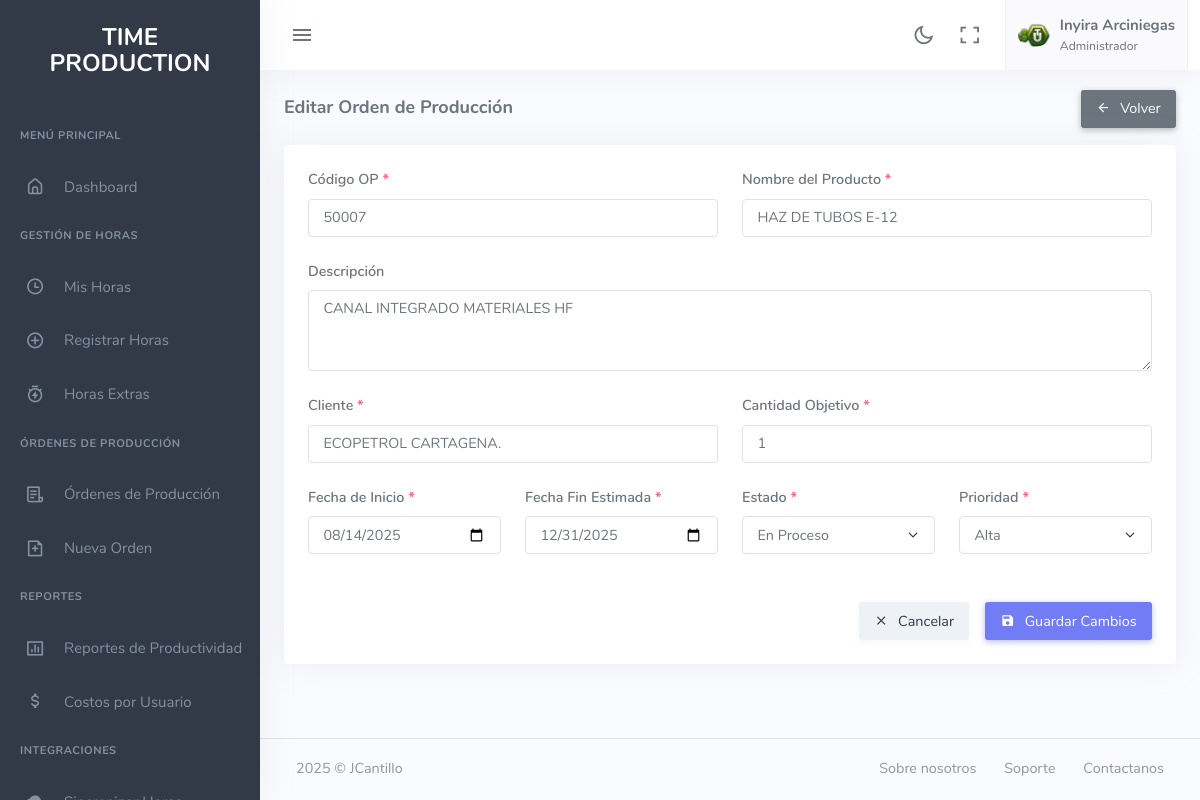
The app's page /update-orden-produccion.php?id=2 (signed in) with its own data.
### tables this page shows
CREATE TABLE IF NOT EXISTS ordenes_produccion (
    id INT PRIMARY KEY AUTO_INCREMENT,
    codigo_op VARCHAR(50) NOT NULL UNIQUE,
    nombre_producto VARCHAR(150) NOT NULL,
    descripcion TEXT,
    cliente VARCHAR(100),
    cantidad_objetivo INT DEFAULT 0,
    unidad_medida VARCHAR(20) DEFAULT 'unidades',
    fecha_inicio DATE NOT NULL,
    fecha_fin_estimada DATE,
    fecha_fin_real DATE NULL,
    estado ENUM('activa', 'en_proceso', 'completada', 'cancelada') DEFAULT 'activa',
    prioridad ENUM('baja', 'media', 'alta', 'urgente') DEFAULT 'media',
    created_at TIMESTAMP DEFAULT CURRENT_TIMESTAMP,
    updated_at TIMESTAMP DEFAULT CURRENT_TIMESTAMP ON UPDATE CURRENT_TIMESTAMP,
    INDEX idx_codigo (codigo_op),
    INDEX idx_estado (estado),
    INDEX idx_fecha_inicio (fecha_inicio)
);

### includes/conn-db.php (called while the page is built, shortened)
<?php
if (!class_exists('Database')) {
    class Database {
        protected $conn_db;
        public function __construct() {
            try {
                $this->conn_db = new PDO(DB_DSN, DB_USER, DB_PASS, DB_OPTIONS);
                $this->conn_db->setAttribute(PDO::ATTR_STRINGIFY_FETCHES, false);
                return $this->conn_db;
            } catch(PDOException $e) {
                error_log("Error de conexión DB: " . $e->getMessage());
                if (defined('APP_ENV') && APP_ENV === 'development') {
                    die("Error al conectar a la DB: " . $e->getMessage());
                } else {
                    die("Error al conectar con la base de datos");
                }
            }
        }
        public function getConnection() {
            return $this->conn_db;
        }
    }
}

### includes/Class-ordenes-produccion.php (called while the page is built, shortened)
<?php
require_once 'conn-db.php';
class OrdenProduccion {
    private $conn;
    private $table_name = "ordenes_produccion";
    public function __construct() {
        $database = new Database();
        $this->conn = $database->getConnection();
    }
    public function obtenerOrdenPorId($id) {
        $query = "SELECT op.*,
                         COUNT(DISTINCT rh.id) as total_registros,
                         COUNT(DISTINCT rh.usuario_id) as total_usuarios,
                         COALESCE(SUM(rh.horas_trabajadas), 0) as horas_trabajadas
                  FROM " . $this->table_name . " op
                  LEFT JOIN registros_horas rh ON op.id = rh.orden_produccion_id AND rh.estado = 'registrado'
                  WHERE op.id = ?
                  GROUP BY op.id
                  LIMIT 1";
        $stmt = $this->conn->prepare($query);
        $stmt->bindParam(1, $id);
        $stmt->execute();
        return $stmt->fetch(PDO::FETCH_ASSOC);
    }
}
?>

### update-orden-produccion.php (the view, shortened to what this page needs)
<?php
require_once 'includes/Class-ordenes-produccion.php';
$id_orden = $_GET['id'] ?? null;
$OrdenProduccion_class = new OrdenProduccion();
$orden = $OrdenProduccion_class->obtenerOrdenPorId($id_orden);
?>
<!DOCTYPE html>
<html lang="es">
<head>
    <link href="assets/css/app-saas.min.css" rel="stylesheet" type="text/css" id="app-style" />
    <link href="assets/css/icons.min.css" rel="stylesheet" type="text/css" />
</head>
<body>
    <div class="wrapper">
        <?php include("includes/header.php"); ?>
        <?php include("includes/sidebar.php"); ?>
        <div class="content-page">
            <div class="content">
                <div class="container-fluid">
                    <div class="row">
                        <div class="col-12">
                            <div class="page-title-box">
                                <div class="page-title-right">
                                    <a href="ordenes-produccion.php" class="btn btn-secondary">
                                        <i class="mdi mdi-arrow-left me-1"></i> Volver
                                    </a>
                                </div>
                                <h4 class="page-title">Editar Orden de Producción</h4>
                            </div>
                        </div>
                    </div>
                    <div class="row">
                        <div class="col-lg-12">
                            <div class="card">
                                <div class="card-body">
                                    <form method="POST" action="action/update-orden-produccion.php" id="form-orden">
                                        <div class="row">
                                            <div class="col-md-6 mb-3">
                                                <label for="codigo_op" class="form-label">Código OP <span class="text-danger">*</span></label>
                                                <input type="text" class="form-control" id="codigo_op" name="codigo_op"
                                                       value="<?php echo htmlspecialchars($orden['codigo_op']); ?>" required>
                                            </div>
                                            <div class="col-md-6 mb-3">
                                                <label for="nombre_producto" class="form-label">Nombre del Producto <span class="text-danger">*</span></label>
                                                <input type="text" class="form-control" id="nombre_producto" name="nombre_producto"
                                                       value="<?php echo htmlspecialchars($orden['nombre_producto']); ?>" required>
                                            </div>
                                        </div>
                                        <div class="mb-3">
                                            <label for="descripcion" class="form-label">Descripción</label>
                                            <textarea class="form-control" id="descripcion" name="descripcion" rows="3"><?php echo htmlspecialchars($orden['descripcion']); ?></textarea>
                                        </div>
                                        <div class="row">
                                            <div class="col-md-6 mb-3">
                                                <label for="cliente" class="form-label">Cliente <span class="text-danger">*</span></label>
                                                <input type="text" class="form-control" id="cliente" name="cliente"
                                                       value="<?php echo htmlspecialchars($orden['cliente']); ?>" required>
                                            </div>
                                            <div class="col-md-6 mb-3">
                                                <label for="cantidad_objetivo" class="form-label">Cantidad Objetivo <span class="text-danger">*</span></label>
                                                <input type="number" class="form-control" id="cantidad_objetivo" name="cantidad_objetivo"
                                                       min="1" value="<?php echo $orden['cantidad_objetivo']; ?>" required>
                                            </div>
                                        </div>
                                        <div class="row">
                                            <div class="col-md-3 mb-3">
                                                <label for="fecha_inicio" class="form-label">Fecha de Inicio <span class="text-danger">*</span></label>
                                                <input type="date" class="form-control" id="fecha_inicio" name="fecha_inicio"
                                                       value="<?php echo $orden['fecha_inicio']; ?>" required>
                                            </div>
                                            <div class="col-md-3 mb-3">
                                                <label for="fecha_fin_estimada" class="form-label">Fecha Fin Estimada <span class="text-danger">*</span></label>
                                                <input type="date" class="form-control" id="fecha_fin_estimada" name="fecha_fin_estimada"
                                                       value="<?php echo $orden['fecha_fin_estimada']; ?>" required>
                                            </div>
                                            <div class="col-md-3 mb-3">
                                                <label for="estado" class="form-label">Estado <span class="text-danger">*</span></label>
                                                <select class="form-select" id="estado" name="estado" required>
                                                    <option value="en_proceso" <?php echo $orden['estado'] == 'en_proceso' ? 'selected' : ''; ?>>En Proceso</option>
                                                </select>
                                            </div>
                                            <div class="col-md-3 mb-3">
                                                <label for="prioridad" class="form-label">Prioridad <span class="text-danger">*</span></label>
                                                <select class="form-select" id="prioridad" name="prioridad" required>
                                                    <option value="alta" <?php echo $orden['prioridad'] == 'alta' ? 'selected' : ''; ?>>Alta</option>
                                                </select>
                                            </div>
                                        </div>
                                        <div class="text-end mt-3">
                                            <a href="ordenes-produccion.php" class="btn btn-light me-2">
                                                <i class="mdi mdi-close me-1"></i> Cancelar
                                            </a>
                                            <button type="submit" class="btn btn-primary">
                                                <i class="mdi mdi-content-save me-1"></i> Guardar Cambios
                                            </button>
                                        </div>
                                    </form>
                                </div>
                            </div>
                        </div>
                    </div>
                </div>
            </div>
            <?php include("includes/footer.php"); ?>
        </div>
    </div>
</body>
</html>

### records on screen
ordenes_produccion: codigo_op "50007", nombre_producto "HAZ DE TUBOS E-12", descripcion "CANAL INTEGRADO MATERIALES HF", cliente "ECOPETROL CARTAGENA.", cantidad_objetivo "1", fecha_inicio "08/14/2025", fecha_fin_estimada "12/31/2025", estado "En Proceso", prioridad "Alta"

### other values on screen
$_SESSION['user_nombre'] "Inyira Arciniegas"
$_SESSION['user_rol'] "Administrador"
